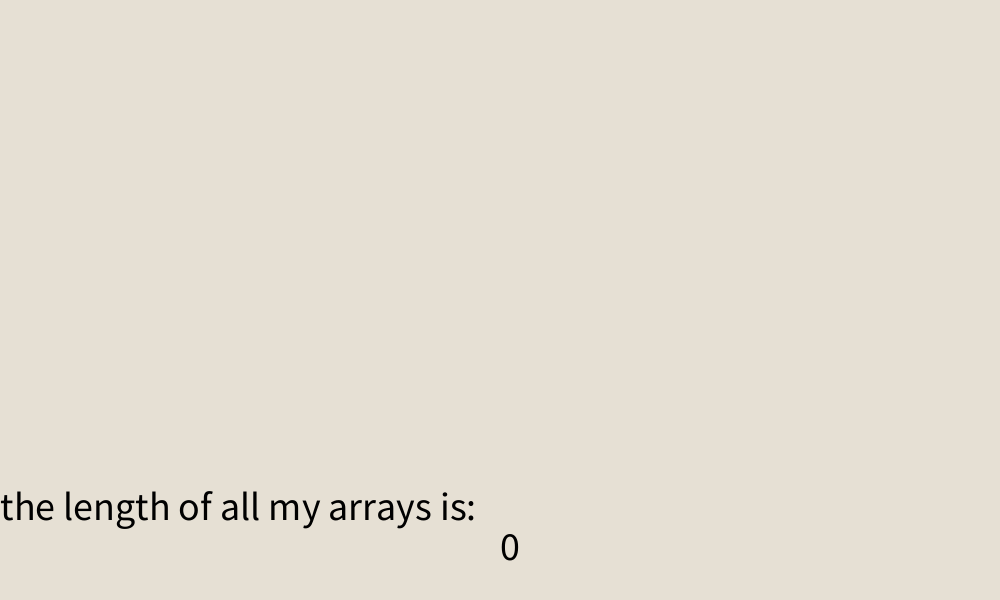
Frame 1 (no input)
Frame 60 (the mouse pressed at the canvas centre just before this capture): identical to frame 1, image omitted
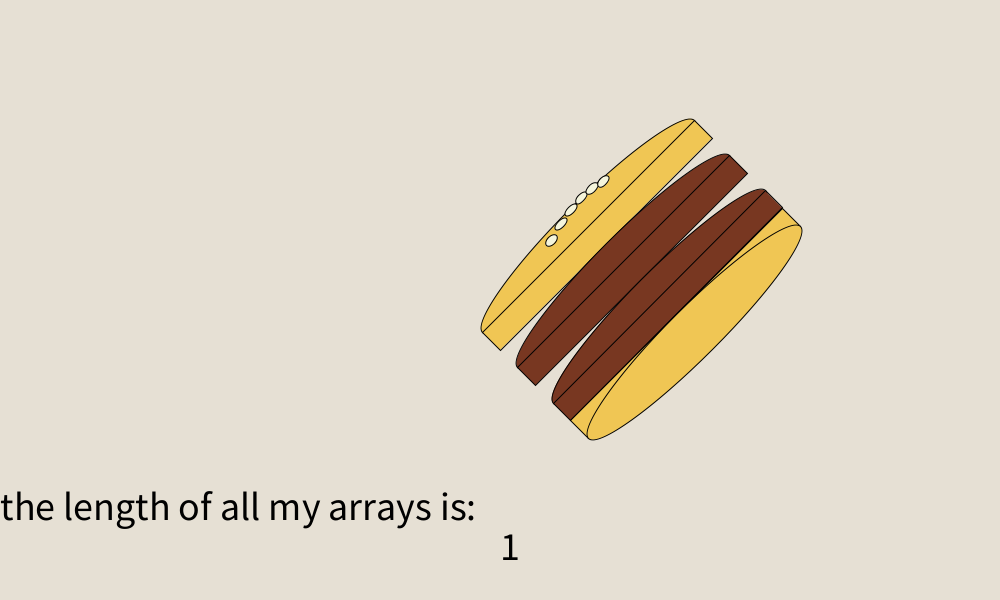
Frame 120 (the mouse held since frame 60 and released just before this capture)

The Processing sketch that drew these frames (run headless with seeded random() and noise(); from frame 60 on, the mouse is pressed at the canvas centre):

// Processing sketch: array_burger
// ── array_burger.pde
int[] numPatties = new int[0];
float[] xPatties = new float[0];
float[] yPatties = new float[0];
float dx = 1;
float r = 0;
void setup() {
  size(1000, 600);
}

void draw() {
  background(255);
  fill(223, 215, 200, 200);
  rect(-1, -1, width+1, height+1);

  for (int i = 0; i < xPatties.length ; i = i+1) {
    // Draw the burger top bun
    int pattyCount = numPatties[i];

    // move the existing burgers in some way?

    push();
    translate(xPatties[i], yPatties[i] + round(pattyCount / 2) * 50);
    if (frameCount % 80 == 0) {
      r = PI / 4;
    } else if (frameCount % 80 == 40) {
      r = -PI / 4;
    }
    rotate(r);
    translate(-xPatties[i], -(yPatties[i] + round(pattyCount / 2) * 50));

    drawBurgerTopBun(xPatties[i], yPatties[i], 300, 50);

    for (int j = 0; j < pattyCount; j = j + 1) {
      drawBurgerPatty(xPatties[i], yPatties[i] + j * 50, 300, 50);
    }
    // Draw the burger bottom bun
    drawBurgerBottomBun(xPatties[i], yPatties[i] + (pattyCount + 1) * 50, 300, 50);
    
    pop();
  }
  
  fill(0);
  textSize(40);
  text("the length of all my arrays is: ", 0, height - 80);
  text(xPatties.length, 500, height - 40); 
}

void mousePressed() {
  int numPatty = (int) random(1, 4);
  numPatties = append(numPatties, numPatty);

  xPatties = append(xPatties, mouseX);
  yPatties = append(yPatties, mouseY);
}

void drawBurgerPatty(float x, float y, float w, float h) {
  fill(120, 55, 33);

  ellipse(x + w/2, y + h/2 + h, w, h);
  rect(x, y + h/2 + h, w, h/2);
}

void drawBurgerTopBun(float x, float y, float w, float h) {

  fill(240, 198, 84);

  ellipse(x + w/2, y + h/2, w, h);
  rect(x, y + h/2, w, h/2);
  fill(245, 245, 220);
  int numSeeds = 3;
  float seedSize = w/20;
  for (int i = -numSeeds; i < numSeeds; i++) {
    float seedX = x + w/2 + i * seedSize;
    float seedY = y;
    float seedAngle = radians(360.0 / 20 * i);
    float seedXOffset = seedSize*cos(seedAngle); // Calculate the x offset of the seed
    float seedYOffset = i * i;
    ellipse(seedX + seedXOffset, seedY + seedYOffset, seedSize, seedSize/2);
  }
}

void drawBurgerBottomBun(float x, float y, float w, float h) {
  fill(240, 198, 84);
  rect(x, y, w, h/2);
  ellipse(x + w/2, y + h/2, w, h);
}
